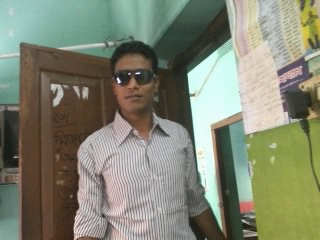
%> input picture 2.jpg, 320 x 240 px
$ octave highpass_filter.m   (GNU Octave 9; MATLAB toolbox functions it lacks are replaced by stand-ins)
%> lines starting %> are read from the running program, lines starting %| are printed output that depends on the picture
getim=imread('2.jpg');
%> getim is the input picture: size 240x320x3 uint8; mean R, G, B 129.6, 133, 114.2
inim=rgb2gray(getim);
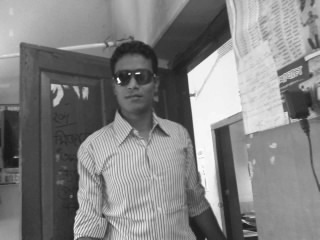
%> inim: size 240x320 uint8; min 21, max 253, mean 129.8
subplot(2,1,1),imshow(inim),title('Input image');
exim=wextend(2,'zpd',inim,1);
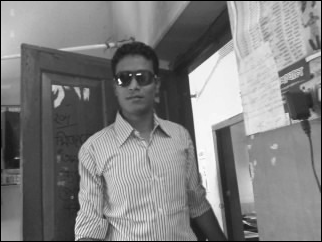
%> exim: size 242x322 uint8; min 0, max 253, mean 128
mask=[-1 -1 -1; -1 8 -1;-1 -1 -1];
[r,c]=size(exim);
%> r = 242; c = 322
for i=1:1:r-2,
   for j=1:1:c-2,
      N1=exim(i:i+2,j:j+2);
      ele_multi=mask.*double(N1);
      col_sum=sum(ele_multi);
      row_sum=col_sum(1,1)+col_sum(1,2)+col_sum(1,3);
      ave=row_sum/9;
      outim(i,j)=ave;
   end
end
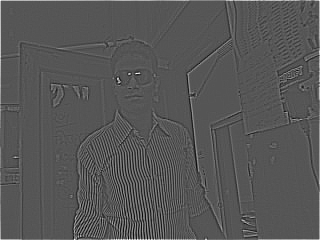
%> outim: size 240x320 double; min -53.67, max 105.6, mean 0.7; drawn with min black and max white
hpassim=uint8(outim);
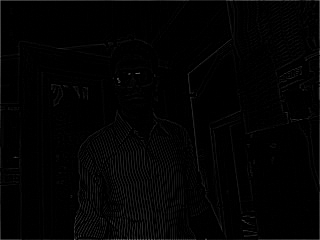
%> hpassim: size 240x320 uint8; min 0, max 106, mean 3
subplot(2,1,2),imshow(hpassim),title('High pass filtered image');

$ run again, with 1.jpg copied over 2.jpg
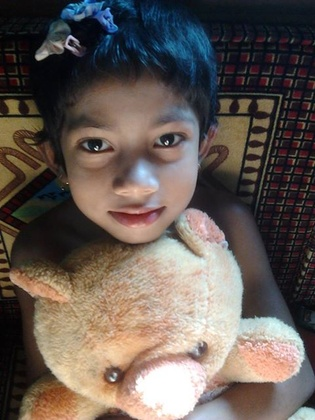
%> input picture 1.jpg, 315 x 420 px, shrunk from 480 x 640 before the run
%> getim is the input picture: size 420x315x3 uint8; mean R, G, B 101, 90.5, 84.3
%> after the loop `for i=1:1:r-2,`:
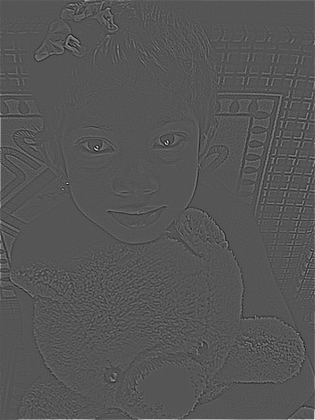
%> outim: size 420x315 double; min -61.22, max 121.2, mean 0.2; drawn with min black and max white
%> `hpassim=uint8(outim);`:
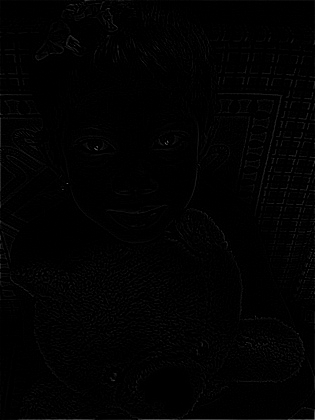
%> hpassim: size 420x315 uint8; min 0, max 121, mean 2
